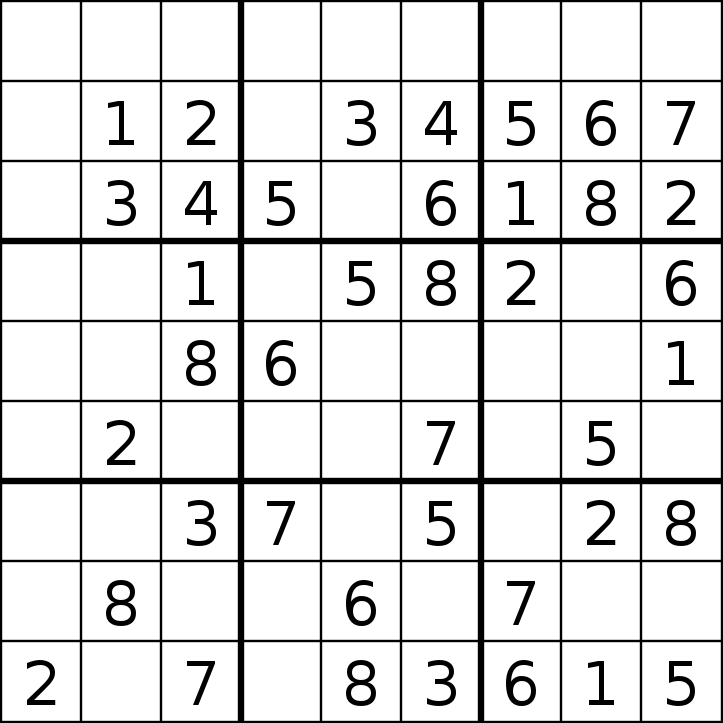
#> input picture sudoku.png, 723 x 723 px
$ python processor_solved.py
#> lines starting #> are read from the running program, lines starting #| are printed output that depends on the picture; after the words box and inside, x2 and y2 are one past the last pixel; in counts of white or black regions, pixels touching at a corner belong together
### sudoku.py
import time

class Sudoku:
    def __init__(self, matrix):
        # Write the one-liner code to initialize the matrix in the Sudoku class
        # Be sure to replace the 'pass' word below with your code
        self.matrix = matrix

    def next_empty(self):
        # Find the first empty cell of a Sudoku matrix using 2D nested iteration
        # Be sure to replace the 'pass' word below with your code
        for i in range(9):
            for j in range(9):
                if self.matrix[i][j] == 0:
                    return i, j
        return None, None

    def can_put(self, number, i, j):

        # Write 2 conditions that return False if a number exists in the row/column of a cell
        if number in self.matrix[i]:
            return False
        if number in [self.matrix[k][j] for k in range(9)]:
            return False
        # Get the starting rows and columns for a cell block, given the coordinates at i and j

        row_start = (i // 3) * 3
        col_start = (j // 3) * 3


        for i in range(3):
            for j in range(3):
                # Check if a number exists in the cell block location, return False if so.
                if self.matrix[row_start + i][col_start + j] == number:
                    return False
        return True

    def solve(self):

        # Get the row and column values of an empty cell
        row, col = self.next_empty()
        # Check if all empty cells have been covered, if so then the Sudoku board is solved
        if row == None:
            return True
        # Get the starting rows and columns for a cell block, given cell coordinates at i and j
        row_start = (row // 3) * 3
        col_start = (col // 3) * 3
        # Get the cell block
        cell_block = [array[j+col_start] for j in range(3) for array in self.matrix[row_start:row_start+3]]
        # Get all numbers that are not in a cellblock
        cell_candidates = [number for number in range(1, 10) if number not in cell_block]
        # Iterate over all numbers that are not in the cell block
        for candidate in cell_candidates:

            # Determine if a number can be placed in an empty cell
            if self.can_put(candidate, row, col):

                # Set the value at the matrix to be equal to the number
                self.matrix[row][col] = candidate
                # Determine if solutions for the next possible empty cells can be found, if so then the Sudoku board can be solved
                if self.solve():
                    return True
                # Reset the empty cell's value to be 0 and continue on to the next number in the iteration object
                self.matrix[row][col] = 0
        # Return false if Sudoku board is unsolvable, this happens when no number suffices for placement in an empty cell

        return False


matrix = [
[ 1, 0, 0, 0, 0, 0, 0, 0, 6 ],
[ 0, 2, 0, 0, 0, 0, 0, 5, 0 ],
[ 0, 0, 3, 0, 0, 0, 4, 0, 0 ],
[ 0, 0, 0, 0, 7, 0, 0, 0, 0 ],
[ 9, 8, 7, 0, 5, 0, 3, 2, 1 ],
[ 0, 0, 0, 0, 9, 0, 0, 0, 0 ],
[ 0, 0, 4, 0, 3, 0, 7, 0, 0 ],
[ 0, 5, 0, 0, 2, 0, 0, 8, 0 ],
[ 6, 0, 0, 0, 1, 0, 0, 0, 9 ]]

sudoku = Sudoku(matrix)

start = time.perf_counter()
print(sudoku.solve())
print(matrix)
end = time.perf_counter()
dur1 = end - start
print("ELAPSED (in ms): ", (dur1)*1000)

### processor_solved.py
import cv2 as cv
import numpy as np
import imutils
from skimage.segmentation import clear_border
from sudoku import Sudoku
import pytesseract

capture = cv.imread("sudoku.png")
#> capture is the input picture: shape (723, 723, 3); min 0, max 255, mean 223.5
grayscale = cv.cvtColor(capture, cv.COLOR_BGR2GRAY)
pytesseract.pytesseract.tesseract_cmd = r'C:\Program Files\Tesseract-OCR\tesseract.exe'
solved = capture.copy()

class Processor:
    def __init__(self, image):
        # Bind the following variables to their appropriate values for the Processor class:
        # self.image, self.board, self.stepX, self.stepY, self.empties
        # DO NOT CHANGE THE INITIAL PARAMETERS OF THE __init__ function
        self.image = image
        self.board = np.zeros((9, 9), dtype=np.uint8)
        self.stepX = self.image.shape[1] // 9
        self.stepY = self.image.shape[0] // 9
        self.empties = []

    def get_digit(self, cell, debug=False):

        # Given the variables "lower" and "upper", what should the value of these variables be?
        lower = 0
        upper = 255


        thresh = cv.threshold(cell, lower, upper, cv.THRESH_BINARY | cv.THRESH_OTSU)[1]
        thresh = clear_border(thresh)

        # Find the and grab the contours of the thresholded cell
        thresh_copy = thresh.copy()

        # What contour hierarchy flag do you need to get just the parent contours?
        flag = cv.RETR_EXTERNAL

        contours = cv.findContours(thresh_copy, flag, cv.CHAIN_APPROX_SIMPLE)
        contours = imutils.grab_contours(contours)


        mask = np.zeros(thresh.shape, dtype="uint8")

        # Ensure that contours exist
        if len(contours) == 0:
            return None
        # Get the largest contour by area, defined by the variable "major"
        major = max(contours, key=cv.contourArea)
        cv.drawContours(mask, [major], -1, 255, -1)

        # Get the height and width of the thresholded cell
        (h, w) = thresh.shape

        # Get the percent of all pixels filled in a cell
        percentFilled = cv.countNonZero(mask) / float(w * h)

        # If less than 3% of the cell is filled, then return None as it will not output a valid digit
        if (percentFilled < 0.03):
            return None

        digit = cv.bitwise_and(thresh, thresh, mask=mask)
        if debug == True:
            cv.imshow("Digit", digit)
            cv.waitKey(0)
        return digit

    def extract_board(self):
        cells = []

        for y in range(0, 9):
            row = []
            for x in range(0, 9):

                # Get the starting value for the pixel intervals
                startX = x * self.stepX
                startY = y * self.stepY

                # Get the ending value for the pixel intervals
                endX = (x + 1) * self.stepX
                endY = (y + 1) * self.stepY

                row.append((startX, startY, endX, endY))

                # Get the cell corresponding to the starting and ending intervals at some cell at (x, y)
                cell = self.image[startY:endY, startX:endX]
                digit = self.get_digit(cell)

                #print(digit)

                if digit is not None:
                    digit = cv.resize(digit, (28, 28))

                    # Extract the text from the cell
                    text = pytesseract.image_to_string(digit, config="--psm 6 -c tessedit_char_whitelist=0123456789")

                    # Check if the cell holds a string, and only perform the next operation if a string is present
                    # Replace the value of a specified cell at (x, y) in the currently empty board with the value on the cell image
                    if text != "":
                        self.board[y, x] = int(text)

                else:
                    # Add the cell to the empties list
                    self.empties.append((y, x))

                cells.append(row)
        return self.board

    def solve_puzzle(self):
        # Write the lines of code that uses the Sudoku object from another Python file and solves the Sudoku puzzle.
        matrix = self.extract_board().tolist()
        sudoku_solver = Sudoku(matrix)
        sudoku_solver.solve()
        return matrix

    def insert_values(self):
        # Write the lines of code to go over and put text on empty cells that represent the correct values to place in them
        mat = self.solve_puzzle()
        print(mat)
        print(self.empties)
        for empty in self.empties:
            x, y = empty
            originX = self.stepX * x + (self.stepX // 2)
            originY = self.stepY * y + (self.stepY // 2)
            cv.putText(solved, str(mat[x][y]), (originY, originX), cv.FONT_HERSHEY_COMPLEX, 1, (0, 100, 0), 1)
        return solved


while True:

    blurred = cv.GaussianBlur(grayscale, (5, 5), 0)
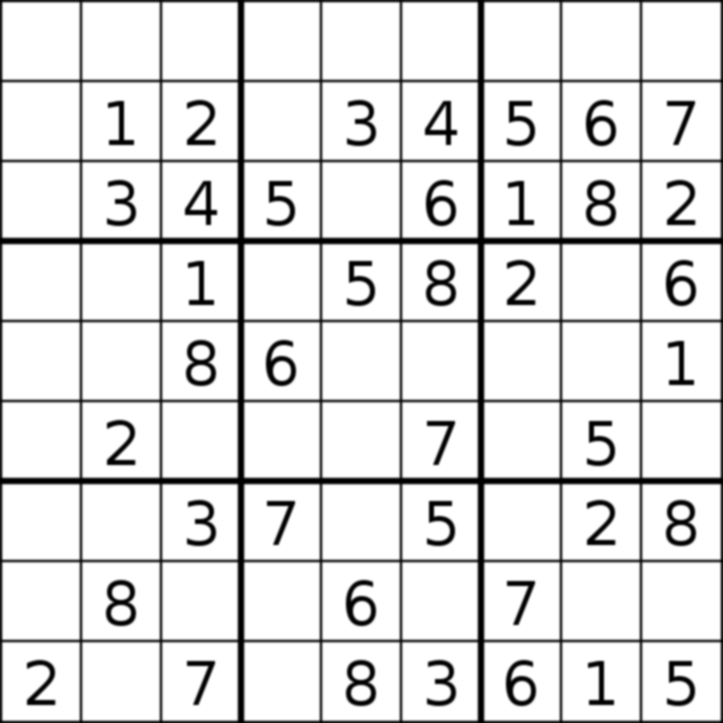
#> blurred: shape (723, 723); min 0, max 255, mean 223.6
    threshold = cv.threshold(blurred, 0, 255, cv.THRESH_BINARY_INV + cv.THRESH_OTSU)[1]
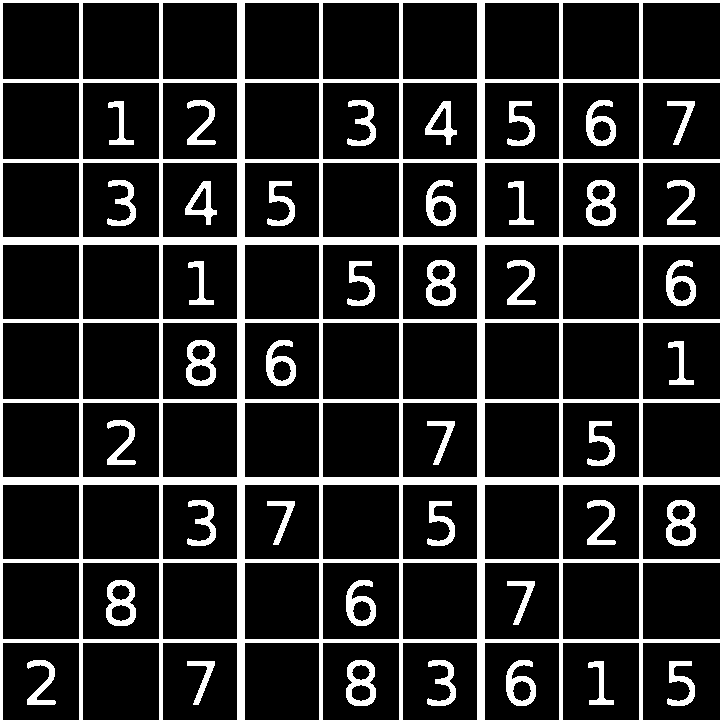
#> threshold: shape (723, 723); 16.6% white; 41 white regions, largest, box (x1, y1, x2, y2) and area: (0, 0, 723, 723) 64400, (586, 180, 616, 226) 753, (426, 260, 456, 306) 753
    processor = Processor(threshold)

    result = processor.insert_values()
#> after the loop in extract_board, `for y in range(0, 9):`:
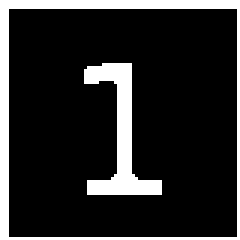
#> cell: shape (80, 80) (shown 3 times larger); 15.9% white; 2 white regions, box (x1, y1, x2, y2) and area: (0, 0, 80, 80) 624, (28, 21, 54, 65) 391
#> after the loop in extract_board, `for y in range(0, 9):`:
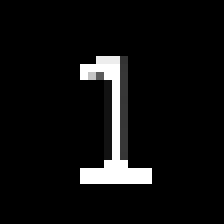
#> digit: shape (28, 28) (shown 8 times larger); min 0, max 255, mean 15.1
#> after the loop in extract_board, `for y in range(0, 9):`: cells = 10 items; self.empties = [(0, 0), (0, 1), (0, 2), (0, 3), (0, 4), (0, 5), (0, 6), (0, 7), (0, 8), (1, 0)]
#> (the run stopped early here; a loop or call above may not have finished)
